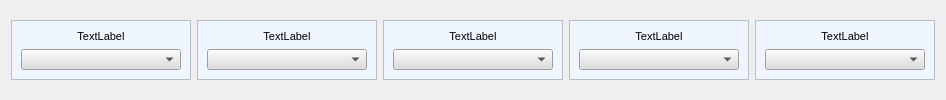
           <widget class="QFrame" name="frame_row_6">
            <property name="font">
             <font>
              <family>MS Shell Dlg 2</family>
              <pointsize>8</pointsize>
             </font>
            </property>
            <property name="focusPolicy">
             <enum>Qt::NoFocus</enum>
            </property>
            <property name="styleSheet">
             <string notr="true"/>
            </property>
            <property name="frameShape">
             <enum>QFrame::NoFrame</enum>
            </property>
            <property name="frameShadow">
             <enum>QFrame::Plain</enum>
            </property>
            <property name="lineWidth">
             <number>0</number>
            </property>
            <layout class="QGridLayout" name="gridLayout_50">
             <item row="0" column="0">
              <widget class="QFrame" name="frame_attr_26">
               <property name="enabled">
                <bool>true</bool>
               </property>
               <property name="minimumSize">
                <size>
                 <width>180</width>
                 <height>60</height>
                </size>
               </property>
               <property name="maximumSize">
                <size>
                 <width>180</width>
                 <height>60</height>
                </size>
               </property>
               <property name="baseSize">
                <size>
                 <width>200</width>
                 <height>70</height>
                </size>
               </property>
               <property name="font">
                <font>
                 <family>MS Shell Dlg 2</family>
                 <pointsize>8</pointsize>
                </font>
               </property>
               <property name="focusPolicy">
                <enum>Qt::NoFocus</enum>
               </property>
               <property name="styleSheet">
                <string notr="true">background-color: rgb(240, 246, 255);</string>
               </property>
               <property name="frameShape">
                <enum>QFrame::StyledPanel</enum>
               </property>
               <property name="frameShadow">
                <enum>QFrame::Raised</enum>
               </property>
               <layout class="QGridLayout" name="gridLayout_27">
                <item row="0" column="0">
                 <widget class="QLabel" name="lb_attr_26">
                  <property name="font">
                   <font>
                    <family>MS Shell Dlg 2</family>
                    <pointsize>8</pointsize>
                   </font>
                  </property>
                  <property name="styleSheet">
                   <string notr="true">background-color: rgb(240, 246, 255);</string>
                  </property>
                  <property name="text">
                   <string>TextLabel</string>
                  </property>
                  <property name="alignment">
                   <set>Qt::AlignCenter</set>
                  </property>
                 </widget>
                </item>
                <item row="1" column="0">
                 <widget class="QComboBox" name="cb_attr_26">
                  <property name="font">
                   <font>
                    <family>MS Shell Dlg 2</family>
                    <pointsize>8</pointsize>
                   </font>
                  </property>
                  <property name="focusPolicy">
                   <enum>Qt::NoFocus</enum>
                  </property>
                  <property name="styleSheet">
                   <string notr="true">background-color: rgb(220, 220, 220);</string>
                  </property>
                  <property name="frame">
                   <bool>true</bool>
                  </property>
                 </widget>
                </item>
               </layout>
              </widget>
             </item>
             <item row="0" column="1">
              <widget class="QFrame" name="frame_attr_27">
               <property name="enabled">
                <bool>true</bool>
               </property>
               <property name="minimumSize">
                <size>
                 <width>180</width>
                 <height>60</height>
                </size>
               </property>
               <property name="maximumSize">
                <size>
                 <width>180</width>
                 <height>60</height>
                </size>
               </property>
               <property name="baseSize">
                <size>
                 <width>200</width>
                 <height>70</height>
                </size>
               </property>
               <property name="font">
                <font>
                 <family>MS Shell Dlg 2</family>
                 <pointsize>8</pointsize>
                </font>
               </property>
               <property name="focusPolicy">
                <enum>Qt::NoFocus</enum>
               </property>
               <property name="styleSheet">
                <string notr="true">background-color: rgb(240, 246, 255);</string>
               </property>
               <property name="frameShape">
                <enum>QFrame::StyledPanel</enum>
               </property>
               <property name="frameShadow">
                <enum>QFrame::Raised</enum>
               </property>
               <layout class="QGridLayout" name="gridLayout_28">
                <item row="0" column="0">
                 <widget class="QLabel" name="lb_attr_27">
                  <property name="font">
                   <font>
                    <family>MS Shell Dlg 2</family>
                    <pointsize>8</pointsize>
                   </font>
                  </property>
                  <property name="styleSheet">
                   <string notr="true">background-color: rgb(240, 246, 255);</string>
                  </property>
                  <property name="text">
                   <string>TextLabel</string>
                  </property>
                  <property name="alignment">
                   <set>Qt::AlignCenter</set>
                  </property>
                 </widget>
                </item>
                <item row="1" column="0">
                 <widget class="QComboBox" name="cb_attr_27">
                  <property name="font">
                   <font>
                    <family>MS Shell Dlg 2</family>
                    <pointsize>8</pointsize>
                   </font>
                  </property>
                  <property name="focusPolicy">
                   <enum>Qt::NoFocus</enum>
                  </property>
                  <property name="styleSheet">
                   <string notr="true">background-color: rgb(220, 220, 220);</string>
                  </property>
                  <property name="frame">
                   <bool>true</bool>
                  </property>
                 </widget>
                </item>
               </layout>
              </widget>
             </item>
             <item row="0" column="2">
              <widget class="QFrame" name="frame_attr_28">
               <property name="enabled">
                <bool>true</bool>
               </property>
               <property name="minimumSize">
                <size>
                 <width>180</width>
                 <height>60</height>
                </size>
               </property>
               <property name="maximumSize">
                <size>
                 <width>180</width>
                 <height>60</height>
                </size>
               </property>
               <property name="baseSize">
                <size>
                 <width>200</width>
                 <height>70</height>
                </size>
               </property>
               <property name="font">
                <font>
                 <family>MS Shell Dlg 2</family>
                 <pointsize>8</pointsize>
                </font>
               </property>
               <property name="focusPolicy">
                <enum>Qt::NoFocus</enum>
               </property>
               <property name="styleSheet">
                <string notr="true">background-color: rgb(240, 246, 255);</string>
               </property>
               <property name="frameShape">
                <enum>QFrame::StyledPanel</enum>
               </property>
               <property name="frameShadow">
                <enum>QFrame::Raised</enum>
               </property>
               <layout class="QGridLayout" name="gridLayout_29">
                <item row="0" column="0">
                 <widget class="QLabel" name="lb_attr_28">
                  <property name="font">
                   <font>
                    <family>MS Shell Dlg 2</family>
                    <pointsize>8</pointsize>
                   </font>
                  </property>
                  <property name="styleSheet">
                   <string notr="true">background-color: rgb(240, 246, 255);</string>
                  </property>
                  <property name="text">
                   <string>TextLabel</string>
                  </property>
                  <property name="alignment">
                   <set>Qt::AlignCenter</set>
                  </property>
                 </widget>
                </item>
                <item row="1" column="0">
                 <widget class="QComboBox" name="cb_attr_28">
                  <property name="font">
                   <font>
                    <family>MS Shell Dlg 2</family>
                    <pointsize>8</pointsize>
                   </font>
                  </property>
                  <property name="focusPolicy">
                   <enum>Qt::NoFocus</enum>
                  </property>
                  <property name="styleSheet">
                   <string notr="true">background-color: rgb(220, 220, 220);</string>
                  </property>
                  <property name="frame">
                   <bool>true</bool>
                  </property>
                 </widget>
                </item>
               </layout>
              </widget>
             </item>
             <item row="0" column="3">
              <widget class="QFrame" name="frame_attr_29">
               <property name="enabled">
                <bool>true</bool>
               </property>
               <property name="minimumSize">
                <size>
                 <width>180</width>
                 <height>60</height>
                </size>
               </property>
               <property name="maximumSize">
                <size>
                 <width>180</width>
                 <height>60</height>
                </size>
               </property>
               <property name="baseSize">
                <size>
                 <width>200</width>
                 <height>70</height>
                </size>
               </property>
               <property name="font">
                <font>
                 <family>MS Shell Dlg 2</family>
                 <pointsize>8</pointsize>
                </font>
               </property>
               <property name="focusPolicy">
                <enum>Qt::NoFocus</enum>
               </property>
               <property name="styleSheet">
                <string notr="true">background-color: rgb(240, 246, 255);</string>
               </property>
               <property name="frameShape">
                <enum>QFrame::StyledPanel</enum>
               </property>
               <property name="frameShadow">
                <enum>QFrame::Raised</enum>
               </property>
               <layout class="QGridLayout" name="gridLayout_30">
                <item row="0" column="0">
                 <widget class="QLabel" name="lb_attr_29">
                  <property name="font">
                   <font>
                    <family>MS Shell Dlg 2</family>
                    <pointsize>8</pointsize>
                   </font>
                  </property>
                  <property name="styleSheet">
                   <string notr="true">background-color: rgb(240, 246, 255);</string>
                  </property>
                  <property name="text">
                   <string>TextLabel</string>
                  </property>
                  <property name="alignment">
                   <set>Qt::AlignCenter</set>
                  </property>
                 </widget>
                </item>
                <item row="1" column="0">
                 <widget class="QComboBox" name="cb_attr_29">
                  <property name="font">
                   <font>
                    <family>MS Shell Dlg 2</family>
                    <pointsize>8</pointsize>
                   </font>
                  </property>
                  <property name="focusPolicy">
                   <enum>Qt::NoFocus</enum>
                  </property>
                  <property name="styleSheet">
                   <string notr="true">background-color: rgb(220, 220, 220);</string>
                  </property>
                  <property name="frame">
                   <bool>true</bool>
                  </property>
                 </widget>
                </item>
               </layout>
              </widget>
             </item>
             <item row="0" column="4">
              <widget class="QFrame" name="frame_attr_30">
               <property name="enabled">
                <bool>true</bool>
               </property>
               <property name="minimumSize">
                <size>
                 <width>180</width>
                 <height>60</height>
                </size>
               </property>
               <property name="maximumSize">
                <size>
                 <width>180</width>
                 <height>60</height>
                </size>
               </property>
               <property name="baseSize">
                <size>
                 <width>200</width>
                 <height>70</height>
                </size>
               </property>
               <property name="font">
                <font>
                 <family>MS Shell Dlg 2</family>
                 <pointsize>8</pointsize>
                </font>
               </property>
               <property name="focusPolicy">
                <enum>Qt::NoFocus</enum>
               </property>
               <property name="styleSheet">
                <string notr="true">background-color: rgb(240, 246, 255);</string>
               </property>
               <property name="frameShape">
                <enum>QFrame::StyledPanel</enum>
               </property>
               <property name="frameShadow">
                <enum>QFrame::Raised</enum>
               </property>
               <layout class="QGridLayout" name="gridLayout_31">
                <item row="0" column="0">
                 <widget class="QLabel" name="lb_attr_30">
                  <property name="font">
                   <font>
                    <family>MS Shell Dlg 2</family>
                    <pointsize>8</pointsize>
                   </font>
                  </property>
                  <property name="styleSheet">
                   <string notr="true">background-color: rgb(240, 246, 255);</string>
                  </property>
                  <property name="text">
                   <string>TextLabel</string>
                  </property>
                  <property name="alignment">
                   <set>Qt::AlignCenter</set>
                  </property>
                 </widget>
                </item>
                <item row="1" column="0">
                 <widget class="QComboBox" name="cb_attr_30">
                  <property name="font">
                   <font>
                    <family>MS Shell Dlg 2</family>
                    <pointsize>8</pointsize>
                   </font>
                  </property>
                  <property name="focusPolicy">
                   <enum>Qt::NoFocus</enum>
                  </property>
                  <property name="styleSheet">
                   <string notr="true">background-color: rgb(220, 220, 220);</string>
                  </property>
                  <property name="frame">
                   <bool>true</bool>
                  </property>
                 </widget>
                </item>
               </layout>
              </widget>
             </item>
            </layout>
           </widget>
